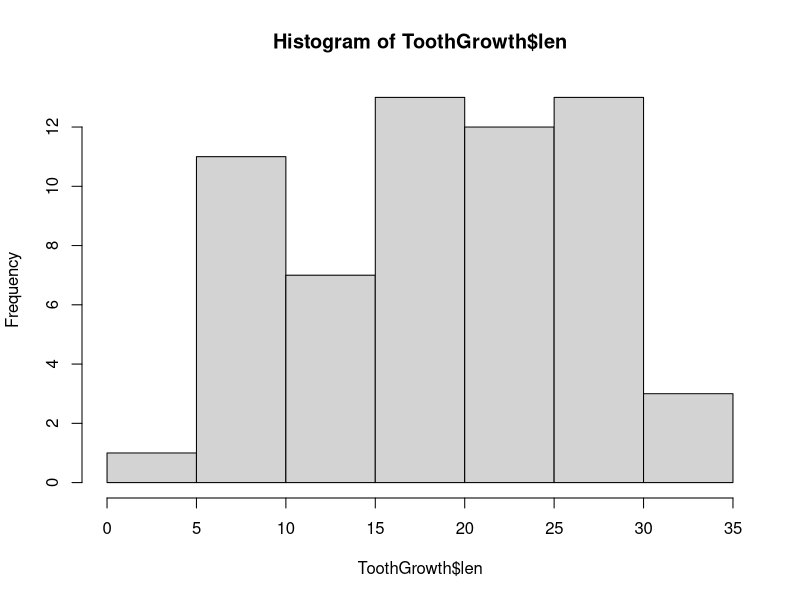

Write the R code that produced this figure.
## ---- chunk 1
data(ToothGrowth)
hist(ToothGrowth$len)
aggregate(ToothGrowth$len, by=list(ToothGrowth$dose), FUN=mean)
aggregate(ToothGrowth$len, by=list(ToothGrowth$supp), FUN=mean)
aggregate(ToothGrowth$len, by=list(ToothGrowth$supp, ToothGrowth$dose), FUN=mean)
## ---- chunk 2
t.test(ToothGrowth$len)$conf.int[1:2]
## ---- chunk 3
t.test(ToothGrowth[which(ToothGrowth$dose==1.0), 'len'])$conf.int[1:2]
t.test(ToothGrowth[which(ToothGrowth$dose==2.0), 'len'])$conf.int[1:2]
## ---- chunk 4
t.test(ToothGrowth[which(ToothGrowth$dose==1.0), 'len'], 
       ToothGrowth[which(ToothGrowth$dose==2.0), 'len'],
       alternative = 'l')
## ---- chunk 5
t.test(ToothGrowth[which(ToothGrowth$supp=='OJ'), 'len'],
       ToothGrowth[which(ToothGrowth$supp=='VC'), 'len'])
